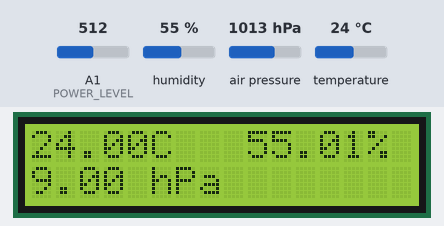
This sketch was run on a simulated Arduino Uno, built with avr-gcc and run on an emulated ATmega328P. Parts: 16×2 character LCD. Wiring (inferred from the names in the program): HTU21/Si7021 sensor at I2C address 0x40; BMP180 pressure sensor at I2C address 0x77. The inputs (shaded band) are chosen by the test bench; at power-on: humidity 55 %, A1 (POWER_LEVEL) = 512, air pressure 1013 hPa, temperature 24 °C.

Above: at 1.2 s.
1.3 s: humidity set to 22 %
At 7.4 s:
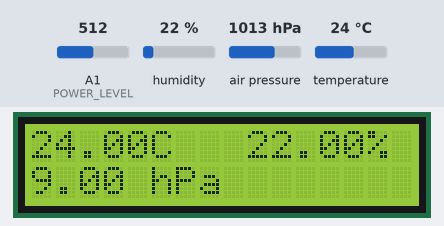
14.2 s: A1 (POWER_LEVEL) set to 716
At 16.6 s:
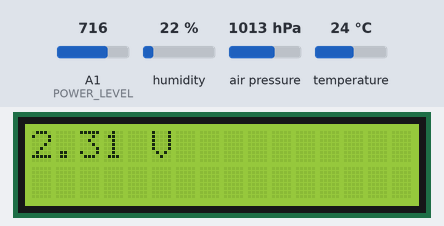
20.5 s: air pressure set to 952 hPa
At 26.7 s:
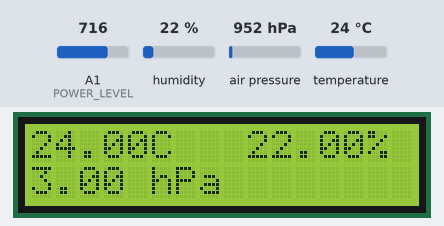
30.1 s: temperature set to 12 °C
At 32.4 s:
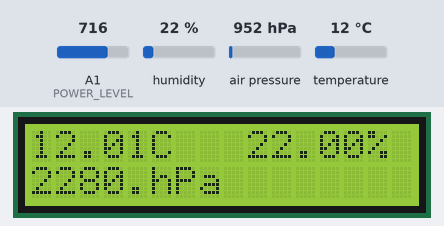
36.5 s: A1 (POWER_LEVEL) set to 992
At 41.6 s:
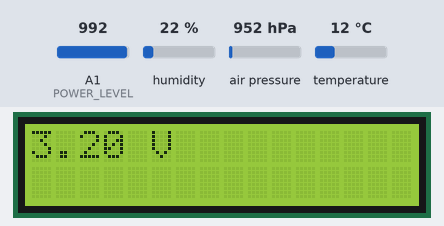
45.8 s: A1 (POWER_LEVEL) set to 306
At 48.5 s:
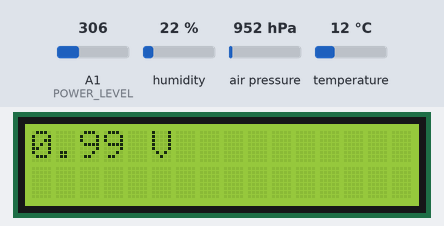
Timing chart, 0 to 50.0 s (numbered marks = the images above; inputs shaded):
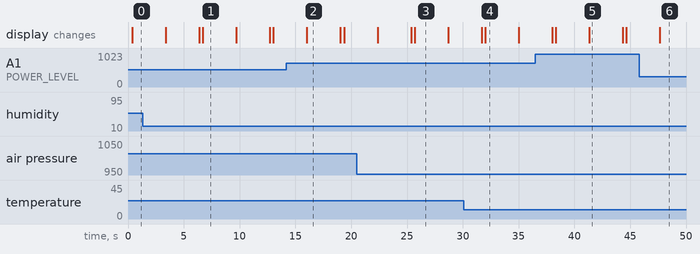

Measured:
- what the display in image 1 shows lasts 3.0 s, from 6.7 s to 9.7 s

The sketch:

main.ino
```cpp
/********************************************************
*                                                       *
*    PROJECT: main for weather station sensor board     *
*    ORGANIZATION: ENSTA Bretagne FIPASE 2024           *
*    AUTEUR: Tanguy ROUDAUT, Tom ALLAIN                 *
*    DATE: 12/07/2022                                   *
*                                                       *
*********************************************************/

// Librairie de base de arduino
#include <Arduino.h>
#include <LiquidCrystal.h>
#include <Wire.h>
#include <LoRa.h>
#include <SPI.h>

// Librairie faite par nous-même pour utiliser les capteurs de la carte serveur
#include <sht21.h>
#include <bmp180.h>

// Déclaration des macros
#define POWER_LEVEL 1
//#define LORA_FREQUENCY 868E6

#define RS 2
#define EN 3
#define D4 4
#define D5 5
#define D6 6
#define D7 7

// Déclaration des objets des classes
LiquidCrystal lcd(RS, EN, D4, D5, D6, D7);

BMP180 bmp;
SHT21 sht;

// Déclaration des variables
float pressure, tmp, temp, rh;

// Déclaration des fonctions
void displayTemp(float temp);
void displayRh(float rh);
void displayPressure(float press);
//void loraSendData(float temp, float rh, long press);
float getPowerLevel();


void setup() {
  // Initialisation des différents composants
  lcd.begin(16, 2);
  bmp.begin();
  sht.begin();
  Serial.begin(9600);

  // initialisation et configuration de Lora
  /*SPI.begin();
  LoRa.setPins();

  unsigned int myDelay = millis();

  int ret = 0;
  while ((myDelay + 10000) > millis()){
    ret = LoRa.begin(LORA_FREQUENCY);

    if (ret){
      Serial.println("Starting LoRa success!");
      LoRa.setSyncWord(0xa2);
      break;
    }
  }

  if (!ret){
    Serial.println("Starting LoRa failed!");
  }*/
}

void loop() {
  // Mesure des différentes données
  pressure = bmp.getPressure()/100;
  temp = sht.getTemp();
  rh = sht.getRH();

  // Affichage des différentes données sur l'écran
  displayTemp(temp);
  displayRh(rh);
  displayPressure(pressure);

  delay(3000);
  lcd.clear();
  lcd.setCursor(0, 0);
  lcd.print(getPowerLevel());
  lcd.setCursor(5, 0);
  lcd.print("V");

  // Emission des données sur la carte serveur
  //loraSendData(temp, rh, pressure);

  delay(3000);
  lcd.clear();
}

// Fonction permettant l'affichage de la température sur l'écran
void displayTemp(float temp){
  lcd.setCursor(0, 0);
  lcd.print(temp);
  lcd.setCursor(5, 0);
  lcd.print("C");
}

// Fonction permettant l'affichage de l'humidité sur l'écran
void displayRh(float rh){
  lcd.setCursor(9, 0);
  lcd.print(rh);
  lcd.setCursor(14, 0);
  lcd.print("%");
}

// Fonction permettant l'affichage de la pression sur l'écran
void displayPressure(float press){
  lcd.setCursor(0, 1);
  lcd.print(press);
  lcd.setCursor(5, 1);
  lcd.print("hPa");
}

// Calcul du niveau d'allimentation
float getPowerLevel()
{
  return (3.3 * analogRead(POWER_LEVEL)) / 1023;
}

// Fonction permettant l'émssion des données vers la carte serveur
/*void loraSendData(float temp, float rh, long press)
{
  LoRa.beginPacket();
  LoRa.print(temp);
  LoRa.print(rh);
  LoRa.print(press);
  LoRa.endPacket();
}*/
```
